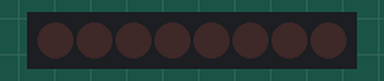
The sketch below on a simulated Arduino Uno, built with avr-gcc and run on an emulated ATmega328P. Parts: 8 shift-register outputs drawn as a row of LEDs (first output left, lit = HIGH). Wiring (inferred from the names in the program): shift register (74HC595): data pin 2; shift clock pin 4; latch pin 3. Wiring (inferred from the signals the program sends): row of LEDs: on Q0, Q1, Q2, Q3, Q4, Q5, Q6, Q7.

Above: at 0.02 s.
At 0.17 s:
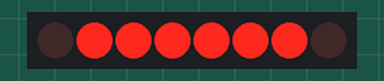
At 0.77 s:
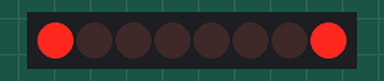
At 1.47 s:
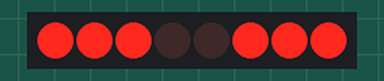
At 2.23 s:
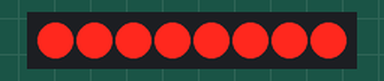
At 2.93 s:
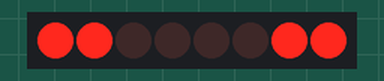
Timing chart, 0 to 3.2 s (numbered marks = the images above):
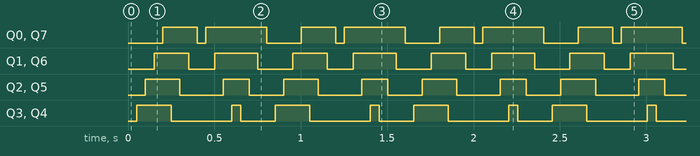

Measured:
- by itself, Q0, Q7: repeats every 0.80 s: LOW 0.05 s, HIGH 0.35 s, LOW 0.20 s, HIGH 0.20 s
- by itself, Q1, Q6: alternates HIGH for 0.20 s and LOW for 0.15 s
- by itself, Q2, Q5: alternates HIGH for 0.20 s and LOW for 0.25 s
- by itself, Q3, Q4: repeats every 0.80 s: LOW 0.35 s, HIGH 0.05 s, LOW 0.20 s, HIGH 0.20 s

The sketch:

registr.ino
```cpp
// pin připojen na RCLK registru (12)
int latchPin = 3;
//Pin connected to SRCLK registru (11)
int clockPin = 4;
////Pin připojen na Data pin registu (14)
int dataPin = 2;

// data uložená v poli
// v binární soustavě pro větší
// přehlednost
byte data[] =
{

  B00000000,
  B00011000,
  B00111100,
  B01111110,
  B11111111,
  B11100111,
  B11000011,
  B10000001,
  B00000000,
  B10000001,
  B11000011,
  B11100111,
  B11111111,
  B11100111,
  B11000011,
  B10000001
};


void setup() {
  // nastaví naše piny pro regist na výstupní
  pinMode(latchPin, OUTPUT);
  pinMode(clockPin, OUTPUT);
  pinMode(dataPin, OUTPUT);
}

void loop() {
  // funkce projde všechny byte v poli data
  for (int index = 0; index < sizeof(data); index++) {
    // když dáme latchPin na LOW mužeme
    // do registru poslat data
    digitalWrite(latchPin, LOW);
    // a to pomocí funkce shiftOut, která
    shiftOut(dataPin, clockPin, MSBFIRST, data[index]);

    // jakmile dále latchPin na HIGH,
    // data se objeví na výstupu
    digitalWrite(latchPin, HIGH);

    // počká 50ms, aby jsme výsledek viděli
    delay(50);
  }
}
```
